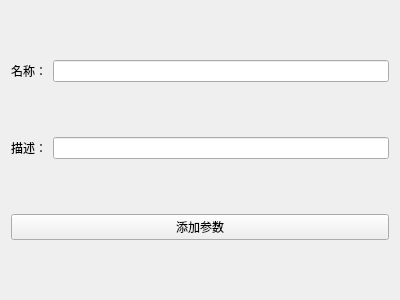
<?xml version="1.0" encoding="UTF-8"?>
<ui version="4.0">
 <class>WidgetAddParameter</class>
 <widget class="QWidget" name="WidgetAddParameter">
  <property name="geometry">
   <rect>
    <x>0</x>
    <y>0</y>
    <width>400</width>
    <height>300</height>
   </rect>
  </property>
  <property name="windowTitle">
   <string>添加参数</string>
  </property>
  <layout class="QGridLayout" name="gridLayout">
   <item row="0" column="0">
    <widget class="QLabel" name="label_name">
     <property name="text">
      <string>名称：</string>
     </property>
    </widget>
   </item>
   <item row="0" column="1">
    <widget class="QLineEdit" name="lineEdit_name"/>
   </item>
   <item row="1" column="0">
    <widget class="QLabel" name="label_description">
     <property name="text">
      <string>描述：</string>
     </property>
    </widget>
   </item>
   <item row="1" column="1">
    <widget class="QLineEdit" name="lineEdit_description"/>
   </item>
   <item row="2" column="0" colspan="2">
    <widget class="QPushButton" name="pushButton_add_parameter">
     <property name="text">
      <string>添加参数</string>
     </property>
    </widget>
   </item>
  </layout>
 </widget>
 <resources/>
 <connections/>
</ui>
